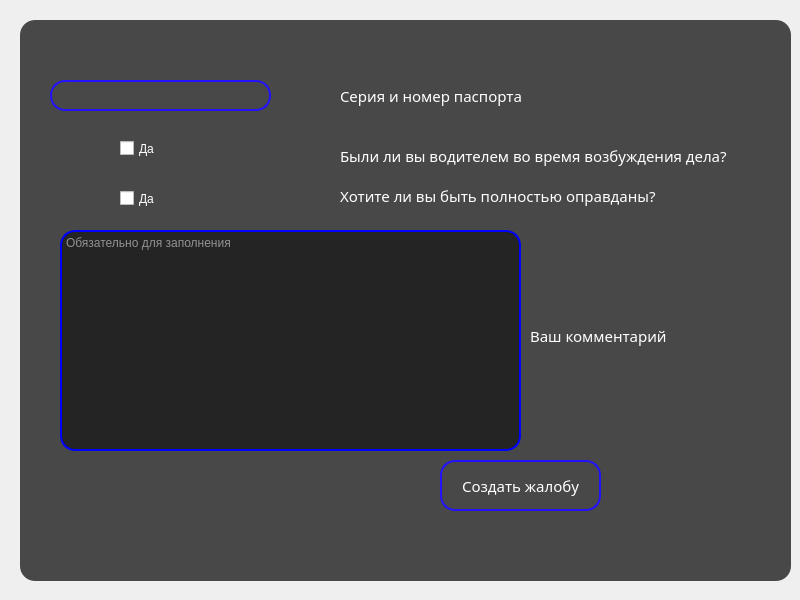
<?xml version="1.0" encoding="UTF-8"?>
<ui version="4.0">
 <class>Complaint</class>
 <widget class="QMainWindow" name="Complaint">
  <property name="geometry">
   <rect>
    <x>0</x>
    <y>0</y>
    <width>800</width>
    <height>600</height>
   </rect>
  </property>
  <property name="windowTitle">
   <string>Complaint</string>
  </property>
  <property name="styleSheet">
   <string notr="true">#form{
background:url(img/pbg4.jpg)
}
QCheckBox{
color:white
}
QFrame{
background: rgba(0,0,0,0.7);
border-radius:15px;
}
QTextEdit{
background: rgba(0,0,0,0.5);
border-radius:15px;
border: 2px solid blue;
color:white
}
QLineEdit{
background:transparent;
border:2px solid #2312ff;
border-radius:15px;
color:white;
}
QLineEdit:focus{
background:transparent;
border:2px solid red;
border-radius:15px;
color:white;
}
QPushButton{
border-radius:15px;
color:white;
border:2px solid #2312ff;
background:transparent;
}
QPushButton:hover{
border-radius:15px;
border:2px solid red;
color:white;
background: transparent;
}
QLabel{
color:white;
background:transparent;

}</string>
  </property>
  <widget class="QWidget" name="form">
   <widget class="QFrame" name="frame">
    <property name="geometry">
     <rect>
      <x>20</x>
      <y>20</y>
      <width>771</width>
      <height>561</height>
     </rect>
    </property>
    <property name="frameShape">
     <enum>QFrame::StyledPanel</enum>
    </property>
    <property name="frameShadow">
     <enum>QFrame::Raised</enum>
    </property>
    <widget class="QLineEdit" name="passport">
     <property name="geometry">
      <rect>
       <x>30</x>
       <y>60</y>
       <width>221</width>
       <height>31</height>
      </rect>
     </property>
     <property name="font">
      <font>
       <family>Century Gothic</family>
       <pointsize>11</pointsize>
      </font>
     </property>
     <property name="alignment">
      <set>Qt::AlignCenter</set>
     </property>
    </widget>
    <widget class="QLabel" name="passport_lbl">
     <property name="geometry">
      <rect>
       <x>320</x>
       <y>60</y>
       <width>211</width>
       <height>31</height>
      </rect>
     </property>
     <property name="font">
      <font>
       <family>Century Gothic</family>
       <pointsize>11</pointsize>
      </font>
     </property>
     <property name="text">
      <string>Серия и номер паспорта</string>
     </property>
    </widget>
    <widget class="QLabel" name="driver_lisence_lbl">
     <property name="geometry">
      <rect>
       <x>320</x>
       <y>120</y>
       <width>391</width>
       <height>31</height>
      </rect>
     </property>
     <property name="font">
      <font>
       <family>Century Gothic</family>
       <pointsize>11</pointsize>
      </font>
     </property>
     <property name="text">
      <string>Были ли вы водителем во время возбуждения дела?</string>
     </property>
    </widget>
    <widget class="QPushButton" name="send_complaint">
     <property name="geometry">
      <rect>
       <x>420</x>
       <y>440</y>
       <width>161</width>
       <height>51</height>
      </rect>
     </property>
     <property name="font">
      <font>
       <family>Century Gothic</family>
       <pointsize>11</pointsize>
      </font>
     </property>
     <property name="text">
      <string>Создать жалобу</string>
     </property>
    </widget>
    <widget class="QCheckBox" name="was_a_driver">
     <property name="geometry">
      <rect>
       <x>100</x>
       <y>120</y>
       <width>70</width>
       <height>17</height>
      </rect>
     </property>
     <property name="text">
      <string>Да</string>
     </property>
    </widget>
    <widget class="QCheckBox" name="full_justification">
     <property name="geometry">
      <rect>
       <x>100</x>
       <y>170</y>
       <width>70</width>
       <height>17</height>
      </rect>
     </property>
     <property name="text">
      <string>Да</string>
     </property>
    </widget>
    <widget class="QLabel" name="driver_lisence_lbl_2">
     <property name="geometry">
      <rect>
       <x>320</x>
       <y>160</y>
       <width>391</width>
       <height>31</height>
      </rect>
     </property>
     <property name="font">
      <font>
       <family>Century Gothic</family>
       <pointsize>11</pointsize>
      </font>
     </property>
     <property name="text">
      <string>Хотите ли вы быть полностью оправданы?</string>
     </property>
    </widget>
    <widget class="QTextEdit" name="comment">
     <property name="geometry">
      <rect>
       <x>40</x>
       <y>210</y>
       <width>461</width>
       <height>221</height>
      </rect>
     </property>
     <property name="placeholderText">
      <string>Обязательно для заполнения</string>
     </property>
    </widget>
    <widget class="QLabel" name="driver_lisence_lbl_3">
     <property name="geometry">
      <rect>
       <x>510</x>
       <y>300</y>
       <width>191</width>
       <height>31</height>
      </rect>
     </property>
     <property name="font">
      <font>
       <family>Century Gothic</family>
       <pointsize>11</pointsize>
      </font>
     </property>
     <property name="text">
      <string>Ваш комментарий</string>
     </property>
    </widget>
   </widget>
  </widget>
 </widget>
 <resources/>
 <connections/>
</ui>
